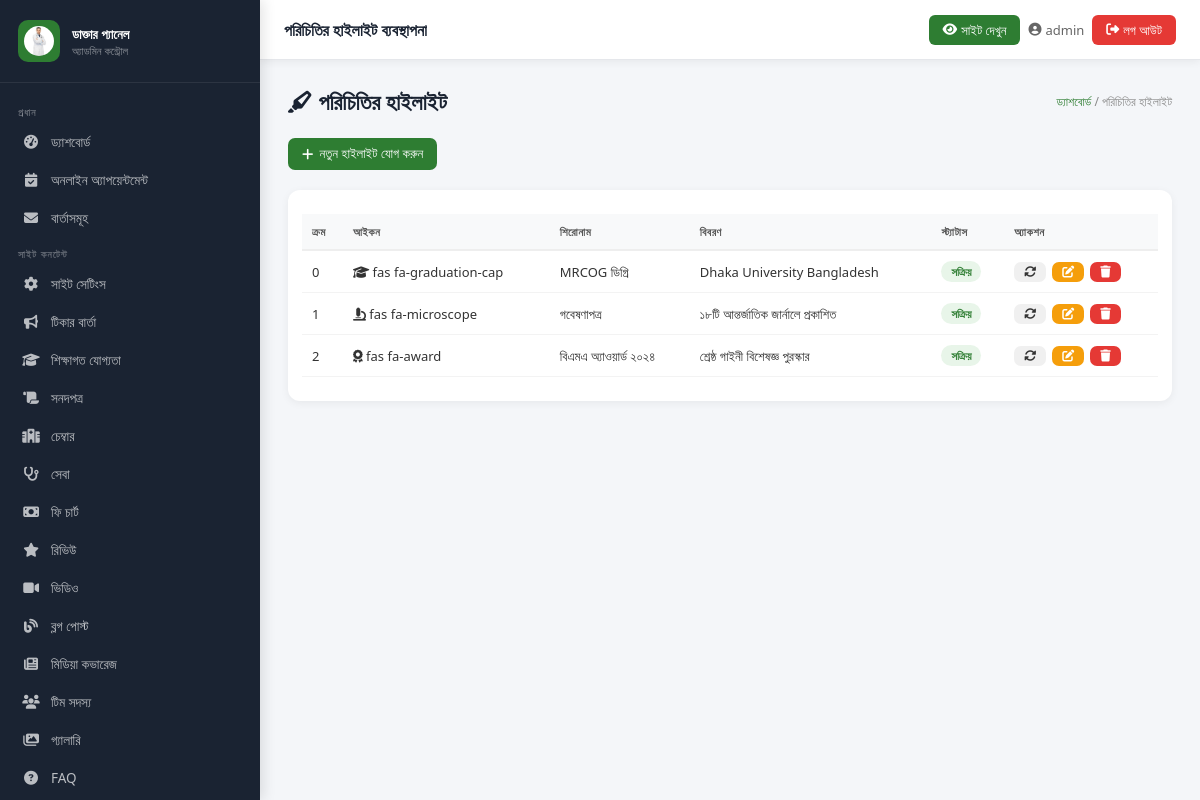
The app's page /admin-panel/about-highlights/ (signed in) with its own data.
### core/models.py (models this page shows, shortened)
class SiteSettings(models.Model):
    doctor_name = models.CharField(max_length=200, default='ডাঃ সানজিদা ইসলাম চৌধুরী')
    doctor_name_en = models.CharField(max_length=200, default='Dr. Sanjida Islam Chowdhury')
    specialty = models.CharField(max_length=200, default='গাইনী ও প্রসূতি বিশেষজ্ঞ')
    degrees = models.CharField(max_length=300, default='MBBS · FCPS · MRCOG (UK)')
    short_bio = models.TextField(verbose_name="সংক্ষিপ্ত পরিচয়", default="")
    detailed_bio = models.TextField(verbose_name="বিস্তারিত পরিচয়", default="")
    phone = models.CharField(max_length=20, default='০১৮১১-২২৩৩৪৪')
    phone_raw = models.CharField(max_length=20, default='+8801811223344')
    whatsapp = models.CharField(max_length=20, default='+8801811223344')
    email = models.EmailField(default='dr.sanjida@example.com')
    facebook_url = models.URLField(blank=True, default='https://facebook.com/dr.sanjida.bd')
    youtube_url = models.URLField(blank=True)
    profile_photo = models.ImageField(upload_to='doctor/', blank=True, null=True)
    profile_photo_url = models.URLField(blank=True, default='https://cdn.sasthyaseba.com/doctors/7410/xoWEh5iyzT9wpngIPNnKbQQiN5AnbUCE8y2hJYpv/dr-sanjida-hossain.jpg')
    years_experience = models.IntegerField(default=22)
    successful_deliveries = models.IntegerField(default=8000)
    google_rating = models.DecimalField(max_digits=3, decimal_places=1, default=4.8)
    google_review_count = models.IntegerField(default=650)
    research_papers = models.IntegerField(default=18)
    booking_fee = models.IntegerField(default=300)
    bkash_number = models.CharField(max_length=20, default='০১৮১১-২২৩৩৪৪')
    nagad_number = models.CharField(max_length=20, default='০১৮১১-২২৩৩৪৪')
    rocket_number = models.CharField(max_length=25, default='০১৮১১২২৩৩৪৪৭')
    map_embed_url = models.TextField(default='', blank=True)
    maps_link = models.URLField(blank=True, default='https://maps.google.com/?q=মিরপুর+ঢাকা')
    meta_title = models.CharField(max_length=200, default='ডাঃ সানজিদা ইসলাম চৌধুরী | গাইনী ও প্রসূতি বিশেষজ্ঞ')
    meta_description = models.TextField(blank=True, default='')
    class Meta:
        verbose_name = 'সাইট সেটিংস'
        verbose_name_plural = 'সাইট সেটিংস'
    def get_profile_photo(self):
        if self.profile_photo:
            return self.profile_photo.url
        return self.profile_photo_url

class AboutHighlight(models.Model):
    icon_class = models.CharField(max_length=100, default='fas fa-graduation-cap')
    title = models.CharField(max_length=200)
    description = models.CharField(max_length=300)
    is_active = models.BooleanField(default=True)
    order = models.IntegerField(default=0)
    class Meta:
        ordering = ['order']
        verbose_name = 'পরিচিতির হাইলাইট'

### core/admin_views.py (the view, shortened to what this page needs)
# urls.py: path('about-highlights/', av.manage_about_highlights, name='admin_about_highlights'),
@login_required(login_url='/admin-panel/login/')
def manage_about_highlights(request):
    items = AboutHighlight.objects.all().order_by('order')
    return render(request, 'admin_panel/about_highlights.html', {'items': items})

### core/context_processors.py (called while the page is built)
def site_settings(request):
    try:
        settings = SiteSettings.objects.first()
        if not settings:
            settings = SiteSettings()
    except Exception:
        settings = SiteSettings()
    return {'site': settings}

### templates/admin_panel/about_highlights.html (shortened to what this page needs)
{% extends "admin_panel/base_admin.html" %}
{% block page_title %}পরিচিতির হাইলাইট ব্যবস্থাপনা{% endblock %}
{% block content %}
<div class="page-header">
    <h1><i class="fas fa-highlighter"></i> পরিচিতির হাইলাইট</h1>
    <div class="breadcrumb">
        <a href="{% url 'admin_dashboard' %}">ড্যাশবোর্ড</a> / পরিচিতির হাইলাইট
    </div>
</div>
<div style="margin-bottom: 20px;">
    <button class="btn btn-primary" onclick="openModal('addModal')">
        <i class="fas fa-plus"></i> নতুন হাইলাইট যোগ করুন
    </button>
</div>
<div class="card">
    <div class="table-responsive">
        <table class="tbl">
            <thead>
                <tr>
                    <th>ক্রম</th>
                    <th>আইকন</th>
                    <th>শিরোনাম</th>
                    <th>বিবরণ</th>
                    <th>স্ট্যাটাস</th>
                    <th>অ্যাকশন</th>
                </tr>
            </thead>
            <tbody>
                {% for item in items %}
                <tr>
                    <td>{{ item.order }}</td>
                    <td><i class="{{ item.icon_class }}"></i> {{ item.icon_class }}</td>
                    <td>{{ item.title }}</td>
                    <td>{{ item.description|truncatechars:50 }}</td>
                    <td>
                        {% if item.is_active %}
                            <span class="badge badge-success">সক্রিয়</span>
                        {% else %}
                            <span class="badge badge-danger">নিষ্ক্রিয়</span>
                        {% endif %}
                    </td>
                    <td>
                        <div class="action-buttons">
                            <form method="POST" style="display:inline;">
                                <button type="submit" class="btn btn-sm btn-secondary" title="স্ট্যাটাস পরিবর্তন">
                                    <i class="fas fa-sync-alt"></i>
                                </button>
                            </form>
                            <button class="btn btn-sm btn-warning" onclick='openEditModal({{ item.pk|safe }}, "{{ item.icon_class|escapejs }}", "{{ item.title|escapejs }}", "{{ item.description|escapejs }}", {{ item.order }}, {{ item.is_active|yesno:"true,false" }})'>
                                <i class="fas fa-edit"></i>
                            </button>
                            <button class="btn btn-sm btn-danger" onclick="confirmDelete({{ item.pk }})">
                                <i class="fas fa-trash"></i>
                            </button>
                        </div>
                    </td>
                </tr>
                {% endfor %}
            </tbody>
        </table>
    </div>
</div>
{% endblock %}

### templates/admin_panel/base_admin.html (shortened to what this page needs)
<!DOCTYPE html>
<html lang="bn">
<head>
  <link rel="stylesheet" href="https://cdnjs.cloudflare.com/ajax/libs/font-awesome/6.5.0/css/all.min.css">
  {% load static %}
</head>
<body>
<aside class="sidebar" id="sidebar">
  <div class="sidebar__brand">
    <div class="sidebar__brand-icon"><img src="{{ site.get_profile_photo }}" height="30" width="30" alt="{{ site.doctor_name }}" style="border-radius:50%; object-fit:cover;" /></div>
    <div class="sidebar__brand-text">
      <h3>ডাক্তার প্যানেল</h3>
      <p>অ্যাডমিন কন্ট্রোল</p>
    </div>
  </div>
  <nav class="sidebar__nav">
    <div class="nav-section-label">প্রধান</div>
    <a href="{% url 'admin_dashboard' %}" class="sidebar__link {% block nav_dashboard %}{% endblock %}"><i class="fas fa-tachometer-alt"></i> ড্যাশবোর্ড</a>
    <a href="{% url 'admin_appointments' %}" class="sidebar__link {% block nav_appointments %}{% endblock %}"><i class="fas fa-calendar-check"></i>অনলাইন অ্যাপয়েন্টমেন্ট</a>
    <a href="{% url 'admin_messages' %}" class="sidebar__link {% block nav_messages %}{% endblock %}"><i class="fas fa-envelope"></i> বার্তাসমূহ</a>
    <div class="nav-section-label">সাইট কনটেন্ট</div>
    <a href="{% url 'admin_site_settings' %}" class="sidebar__link {% block nav_settings %}{% endblock %}"><i class="fas fa-cog"></i> সাইট সেটিংস</a>
    <a href="{% url 'admin_tickers' %}" class="sidebar__link {% block nav_tickers %}{% endblock %}"><i class="fas fa-bullhorn"></i> টিকার বার্তা</a>
    <a href="{% url 'admin_qualifications' %}" class="sidebar__link {% block nav_qualifications %}{% endblock %}"><i class="fas fa-graduation-cap"></i> শিক্ষাগত যোগ্যতা</a>
    <a href="{% url 'admin_certificates' %}" class="sidebar__link {% block nav_certificates %}{% endblock %}"><i class="fas fa-scroll"></i> সনদপত্র</a>
    <a href="{% url 'admin_chambers' %}" class="sidebar__link {% block nav_chambers %}{% endblock %}"><i class="fas fa-hospital-alt"></i> চেম্বার</a>
    <a href="{% url 'admin_services' %}" class="sidebar__link {% block nav_services %}{% endblock %}"><i class="fas fa-stethoscope"></i> সেবা</a>
    <a href="{% url 'admin_fees' %}" class="sidebar__link {% block nav_fees %}{% endblock %}"><i class="fas fa-money-bill"></i> ফি চার্ট</a>
    <a href="{% url 'admin_reviews' %}" class="sidebar__link {% block nav_reviews %}{% endblock %}"><i class="fas fa-star"></i> রিভিউ</a>
    <a href="{% url 'admin_videos' %}" class="sidebar__link {% block nav_videos %}{% endblock %}"><i class="fas fa-video"></i> ভিডিও</a>
    <a href="{% url 'admin_blogs' %}" class="sidebar__link {% block nav_blogs %}{% endblock %}"><i class="fas fa-blog"></i> ব্লগ পোস্ট</a>
    <a href="{% url 'admin_media' %}" class="sidebar__link {% block nav_media %}{% endblock %}"><i class="fas fa-newspaper"></i> মিডিয়া কভারেজ</a>
    <a href="{% url 'admin_team' %}" class="sidebar__link {% block nav_team %}{% endblock %}"><i class="fas fa-users"></i> টিম সদস্য</a>
    <a href="{% url 'admin_gallery' %}" class="sidebar__link ">
    <i class="fas fa-images"></i> গ্যালারি
</a>
    <a href="{% url 'admin_faqs' %}" class="sidebar__link {% block nav_faqs %}{% endblock %}"><i class="fas fa-question-circle"></i> FAQ</a>
  </nav>
</aside>
<div class="topbar">
  <div style="display:flex; align-items:center; gap:8px;">
    <span class="topbar__title">{% block page_title %}ড্যাশবোর্ড{% endblock %}</span>
  </div>
  <div class="topbar__right">
    <a href="/" target="_blank" class="view-site-btn"><i class="fas fa-eye"></i> <span class="hide-xs">সাইট দেখুন</span></a>
    <span class="topbar__user"><i class="fas fa-user-circle"></i> <span class="hide-sm">{{ request.user.username }}</span></span>
    <a href="{% url 'admin_logout' %}" class="topbar__logout"><i class="fas fa-sign-out-alt"></i> <span class="hide-xs">লগ আউট</span></a>
  </div>
</div>
<main class="main-content">
  {% block content %}{% endblock %}
</main>
</body>
</html>

### records on screen
SiteSettings: get_profile_photo (picture)
AboutHighlight: order "0", icon_class "fas fa-graduation-cap", title "MRCOG ডিগ্রি", description "Dhaka University Bangladesh", is_active "সক্রিয়"
AboutHighlight: order "1", icon_class "fas fa-microscope", title "গবেষণাপত্র", description "১৮টি আন্তর্জাতিক জার্নালে প্রকাশিত", is_active "সক্রিয়"
AboutHighlight: order "2", icon_class "fas fa-award", title "বিএমএ অ্যাওয়ার্ড ২০২৪", description "শ্রেষ্ঠ গাইনী বিশেষজ্ঞ পুরস্কার", is_active "সক্রিয়"

### other values on screen
{{ request.user.username }} "admin"
